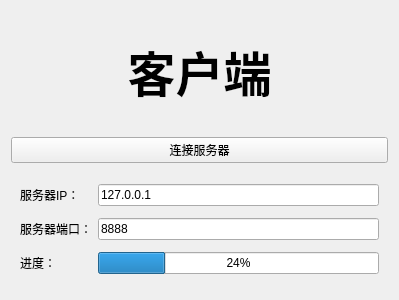
<?xml version="1.0" encoding="UTF-8"?>
<ui version="4.0">
 <class>ClientWidget</class>
 <widget class="QWidget" name="ClientWidget">
  <property name="geometry">
   <rect>
    <x>0</x>
    <y>0</y>
    <width>399</width>
    <height>300</height>
   </rect>
  </property>
  <property name="maximumSize">
   <size>
    <width>400</width>
    <height>300</height>
   </size>
  </property>
  <property name="windowTitle">
   <string>Form</string>
  </property>
  <layout class="QGridLayout" name="gridLayout">
   <item row="0" column="0">
    <widget class="QLabel" name="label">
     <property name="font">
      <font>
       <family>楷体</family>
       <pointsize>36</pointsize>
       <weight>75</weight>
       <bold>true</bold>
      </font>
     </property>
     <property name="text">
      <string>客户端</string>
     </property>
     <property name="alignment">
      <set>Qt::AlignCenter</set>
     </property>
    </widget>
   </item>
   <item row="1" column="0">
    <widget class="QPushButton" name="buttonConnect">
     <property name="text">
      <string>连接服务器</string>
     </property>
    </widget>
   </item>
   <item row="2" column="0">
    <widget class="QWidget" name="widget" native="true">
     <layout class="QGridLayout" name="gridLayout_2">
      <item row="0" column="0">
       <widget class="QLabel" name="labelIp">
        <property name="text">
         <string>服务器IP：</string>
        </property>
       </widget>
      </item>
      <item row="0" column="1">
       <widget class="QLineEdit" name="lineEditIp">
        <property name="text">
         <string>127.0.0.1</string>
        </property>
       </widget>
      </item>
      <item row="1" column="0">
       <widget class="QLabel" name="labelPort">
        <property name="text">
         <string>服务器端口：</string>
        </property>
       </widget>
      </item>
      <item row="1" column="1">
       <widget class="QLineEdit" name="lineEditPort">
        <property name="text">
         <string>8888</string>
        </property>
       </widget>
      </item>
      <item row="2" column="0">
       <widget class="QLabel" name="labelProg">
        <property name="text">
         <string>进度：</string>
        </property>
       </widget>
      </item>
      <item row="2" column="1">
       <widget class="QProgressBar" name="progressBar">
        <property name="value">
         <number>24</number>
        </property>
       </widget>
      </item>
     </layout>
    </widget>
   </item>
  </layout>
 </widget>
 <resources/>
 <connections/>
</ui>
